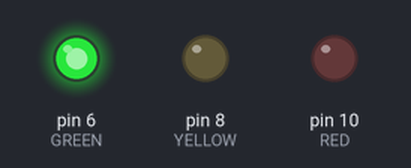
Recording of a sketch running on a simulated Arduino Uno, built with avr-gcc and run on an emulated ATmega328P. Parts: output pins drawn as LEDs (lit = HIGH).

Above: at 1.5 s.
At 3.7 s:
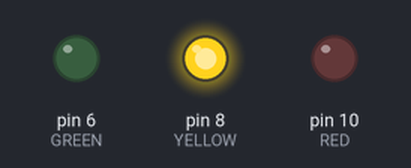
At 6.0 s:
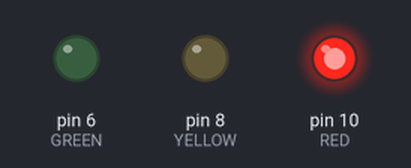
Timing chart, 0 to 9.8 s (numbered marks = the images above):
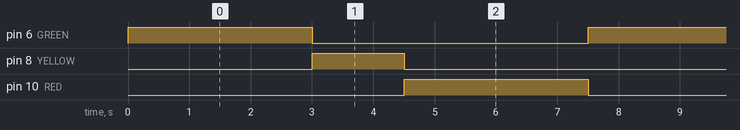

The sketch:

RealStopLight.ino
```cpp
#define GREEN 6
#define YELLOW 8
#define RED 10
int delayTime = 3000;
void setup() {
  // put your setup code here, to run once:
  pinMode(GREEN, OUTPUT);
  pinMode(YELLOW, OUTPUT);
  pinMode(RED, OUTPUT);
  digitalWrite(GREEN, HIGH);
  digitalWrite(YELLOW, LOW);
  digitalWrite(RED, LOW);
}

void loop() {
  // put your main code here, to run repeatedly:
  digitalWrite(GREEN, HIGH);
  delay(delayTime);
  digitalWrite(GREEN, LOW);
  digitalWrite(YELLOW, HIGH);
  delay(delayTime/2);
  digitalWrite(YELLOW, LOW);
  digitalWrite(RED, HIGH);
  delay(delayTime);
  digitalWrite(RED, LOW);
}
```

Measured:
- by itself, pin 6 (GREEN), pin 10 (RED): alternates HIGH for 3.0 s and LOW for 4.5 s
- by itself, pin 8 (YELLOW): alternates HIGH for 1.5 s and LOW for 6.0 s
- by itself, everything shown: repeats every 7.5 s, in 4 steps
